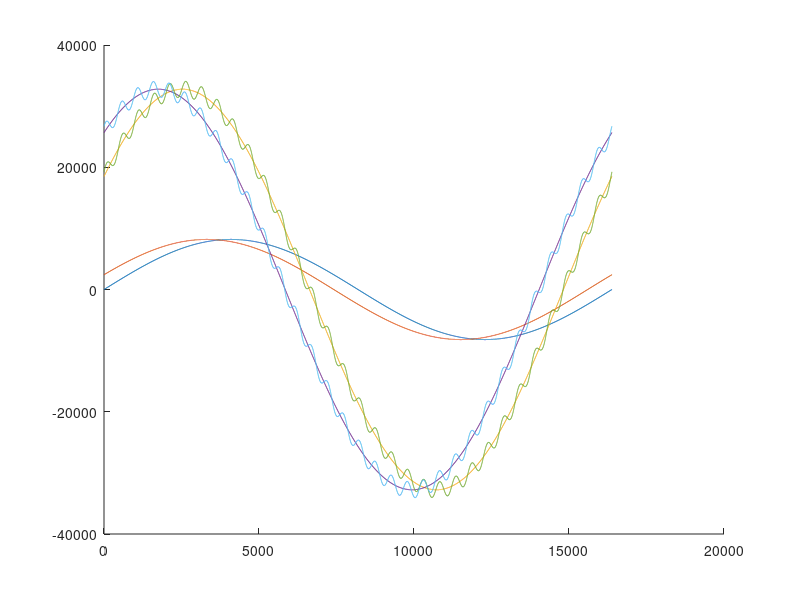

Recreate this plot in MATLAB.
clc;
close all;
clear;

%%%%%%%%%%%%%%%%%%%%%%%%%%%%%%%%%%%%%%%%%%%%%%%%%%%%%%%%%%%%%%%%%
% This script was created in Octave 8.4.0
%%%%%%%%%%%%%%%%%%%%%%%%%%%%%%%%%%%%%%%%%%%%%%%%%%%%%%%%%%%%%%%%%

function write_file (fname,dats)
  fid=fopen(fname,"w");
  fwrite(fid,dats,"int16");
  fclose(fid);
endfunction

%Signal definition
period=2^(14);
tv=((1:period))./period;
f1=2;
f2=f1*32;


sig_in1=(f1*pi*tv)+0.0;
sig_in2=(f1*pi*tv)+0.3;
sig_in3=(f1*pi*tv)+0.6;
sig_in4=(f1*pi*tv)+0.9;


sig_in5=(f2*pi*tv)+0.6;
sig_in6=(f2*pi*tv)+0.9;

%ADC and DAC signals must be 16bit signed integers
%ADC signals
%Define any signal you like, here we use 4 slightly phase shifted sine signals
adc_sig0 = sin(sig_in1)*8191;
adc_sig1 = sin(sig_in2)*8191;
adc_sig2 = sin(sig_in3)*32768;
adc_sig3 = sin(sig_in4)*32768;

%DAC signals
%Superimposed a sine on top of another.
dac_sig0 = (sin(sig_in3)+sin(sig_in5)*0.04)*32768;
dac_sig1 = (sin(sig_in4)+sin(sig_in6)*0.04)*32768;

%plot signals
hold on;
stairs(adc_sig0);
stairs(adc_sig1);
stairs(adc_sig2);
stairs(adc_sig3);
stairs(dac_sig0);
stairs(dac_sig1);
hold off;


%write signals to files
path=fileparts(which(mfilename()))
% write_file(strcat(path,"/adc_src_ch0.bin"),adc_sig0);
% write_file(strcat(path,"/adc_src_ch1.bin"),adc_sig1);
% write_file(strcat(path,"/adc_src_ch2.bin"),adc_sig2);
% write_file(strcat(path,"/adc_src_ch3.bin"),adc_sig3);
% write_file(strcat(path,"/dac_src_ch0.bin"),dac_sig0);
% write_file(strcat(path,"/dac_src_ch1.bin"),dac_sig1);

write_file(strcat(path,"/dac_src_ch0.bin"),adc_sig0);
write_file(strcat(path,"/dac_src_ch1.bin"),adc_sig0);
